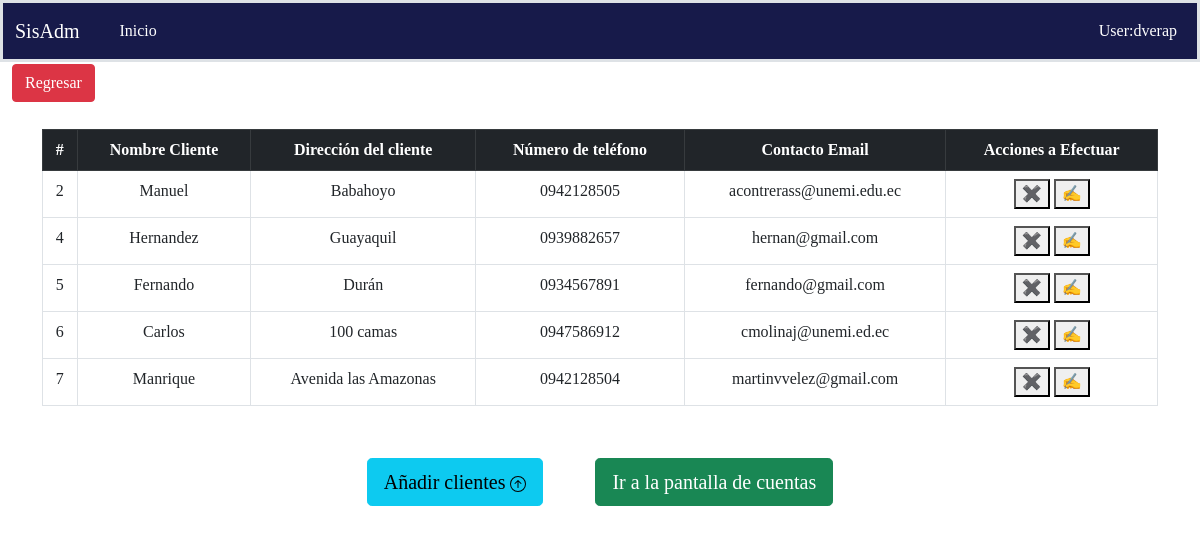
Page /cuenta_cobrar/detalle_cliente/ on the committed database.
### Aplicacion/cuenta_cobrar/models.py (models this page shows, shortened)
class Cliente(models.Model):
    nombre = models.CharField(max_length=200, unique=True)
    direccion = models.CharField(max_length=200, blank=True, null=True, verbose_name='Dirección')
    telefonos = models.CharField(max_length=50, blank=True, null=True)
    email = models.CharField(max_length=100,unique=True)

### Aplicacion/cuenta_cobrar/views/cliente/views.py (the view)
# urls.py: path('detalle_cliente/', DetalleCliente.as_view(), name="detalle_cliente"),
class DetalleCliente(ListView):
    template_name = 'cliente/detalle_clientes.html'
    context_object_name = 'cliente'
    model = Cliente
    def get_context_data(self, **kwargs):
        context = super().get_context_data(**kwargs)
        context['url_anterior'] = '/cuenta_cobrar/tarjetas/'
        context['listar_url'] = '/cuenta_cobrar/tarjetas/'
        context['titulo'] = 'Registro de clientes'
        return context

### Aplicacion/cuenta_cobrar/templates/cliente/detalle_clientes.html (shortened to what this page needs)
{% extends 'base.html' %}
{% load static %}
{% block headcss %}
    <link rel="stylesheet" href="{% static "css/diseño.css" %}">
{% endblock %}
{% block regresar %}
     <a class="btn btn btn-danger" href="{{url_anterior}}">
            Regresar
      </a>
{% endblock %}
{% block main %}
     <div class="container-lg table-responsive ">
         <table class="table table-hover table-bordered " >
           <thead class="table-dark" >
             <tr>
               <th scope="col">#</th>
               <th scope="col" >Nombre Cliente</th>
               <th scope="col">Dirección del cliente</th>
               <th scope="col">Número de teléfono</th>
               <th scope="col"> Contacto Email</th>
               <th scope="col"> Acciones a Efectuar</th>
             </tr>
           </thead>
           <tbody>
             {% block rows %}
               <tbody>
               {% for object in cliente %}
                    <tr>
                        <td>{{ object.id }}</td>
                        <td>{{ object.nombre }}</td>
                        <td>{{ object.direccion}}</td>
                        <td>{{ object.telefonos }}</td>
                        <td>{{ object.email }}</td>
                        <td>
                            <button  onclick="abrir_modal_eliminar('{% url 'cuenta_cobrar:eliminar_cliente' object.id %}')">
                                    ✖️
                            </button>
                            <button  onclick="abrir_modal_editar('{% url 'cuenta_cobrar:editar_cliente' object.id %}')">
                                    ✍️️
                            </button>
                        </td>
                    </tr>
               {% endfor %}
                </tbody>
             {% endblock %}
         </table>
     </div>
     <div class=" container row row-cols-2  row-cols-lg-1 g-2 g-lg-4 cent">
         <div class="col" >
             <button  class="btn btn-info btn-lg me-md-5" onclick="abrir_modal('{% url 'cuenta_cobrar:crear_cliente' %}')">
                 Añadir clientes
             </button>
             <a href="{% url 'cuenta_cobrar:cobro' %}">
                 <button class="btn btn-success btn-lg">
                    Ir a la pantalla de cuentas
                </button>
             </a>
         </div>
     </div>
{% endblock %}

### templates/base.html (shortened to what this page needs)
<!DOCTYPE html>
<html lang="es">
<head>
    {% load static %}
    <link href="https://cdn.jsdelivr.net/npm/bootstrap@5.0.2/dist/css/bootstrap.min.css" rel="stylesheet"
>
    <link rel="stylesheet" href="{% static 'css/estilo.css' %}">
    {% block headcss %}
    {% endblock %}
</head>
<body style="background: white">
<header>
    {% block header %}
        {% include 'header.html' %}
    {% endblock %}
</header>
<main style="margin-top: 0.1rem" id="contenedor">
    <div class="container-fluid">
        <div class="row">
            <div class="col-md-12">
                <div class="page-title">
                    <ol class="breadcrumb" style="margin-bottom: 1.2rem">
                        <li class="active text-success h5">
                            {% block regresar %}{% endblock %}
                        </li>
                    </ol>
                </div>
            </div>
        </div>
    </div>
    {% block main %}{% endblock %}
</main>
</body>
</html>

### templates/header.html (shortened to what this page needs)
<nav style="background:#171a4a" class="navbar navbar-expand-md navbar-dark  border-3 border bottom boder-primary">
  <div class="container-fluid">
    <a href="/admin" class="navbar-brand" >SisAdm</a>
    <div id="MenuNavegacion" class="collapse navbar-collapse" >
      <ul class="navbar-nav ms-3">
        <li class="nav-item">
          <a class="nav-link active" aria-current="page" href="/static">Inicio</a>
        </li>
      </ul>
      <ul class="navbar-nav ms-auto">
          <li class="nav-item" ><a class="nav-link active text-nowrap" href="#">User:dverap</a></li>
      </ul>
    </div>
  </div>
</nav>

### static/css/estilo.css (style rules this page uses)
body { background-color:black; background-image: radial-gradient(#6e6c6c, rgba(245, 248, 245, 0.2) 2px, transparent 40px), radial-gradient(white, rgba(255,255,255,.15) 1px, transparent 30px), radial-gradient(white, rgba(255,255,255,.1) 2px, transparent 40px), radial-gradient(rgba(255,255,255,.4), rgba(255,255,255,.1) 2px, transparent 30px); background-size: 550px 550px, 350px 350px, 250px 250px, 150px 150px; background-position: 0 0, 40px 60px, 130px 270px, 70px 100px; color: #171a4a; }

### static/css/diseño.css (style rules this page uses)
body { font-family: "Droid Sans Mono Slashed"; }
th, td { text-align: center; }
.cent { margin-right: auto; margin-left: auto; }
.cent { width: fit-content; margin: 1% auto; }

### rows in the picture
Cliente: id "2", nombre "Manuel", direccion "Babahoyo", telefonos "0942128505", email "acontrerass@unemi.edu.ec"
Cliente: id "4", nombre "Hernandez", direccion "Guayaquil", telefonos "0939882657", email "hernan@gmail.com"
Cliente: id "5", nombre "Fernando", direccion "Durán", telefonos "0934567891", email "fernando@gmail.com"
Cliente: id "6", nombre "Carlos", direccion "100 camas", telefonos "0947586912", email "cmolinaj@unemi.ed.ec"
Cliente: id "7", nombre "Manrique", direccion "Avenida las Amazonas", telefonos "0942128504", email "martinvvelez@gmail.com"
